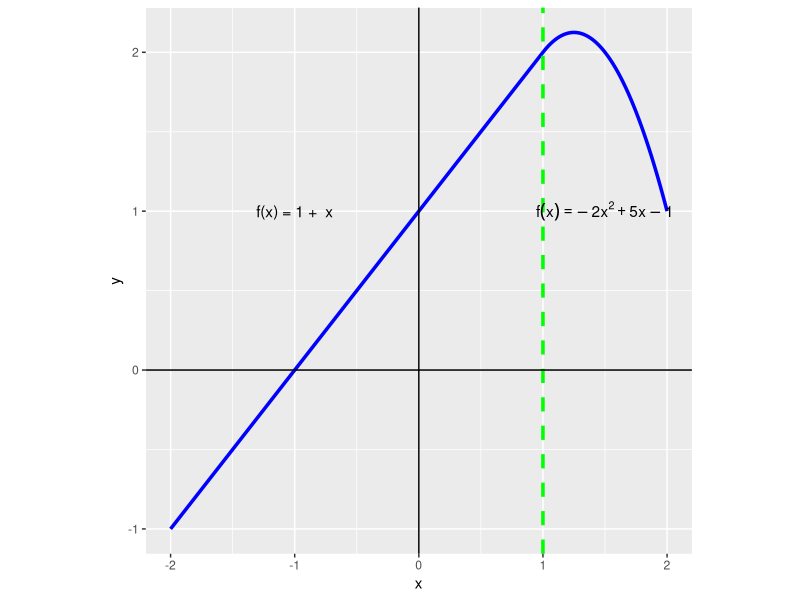
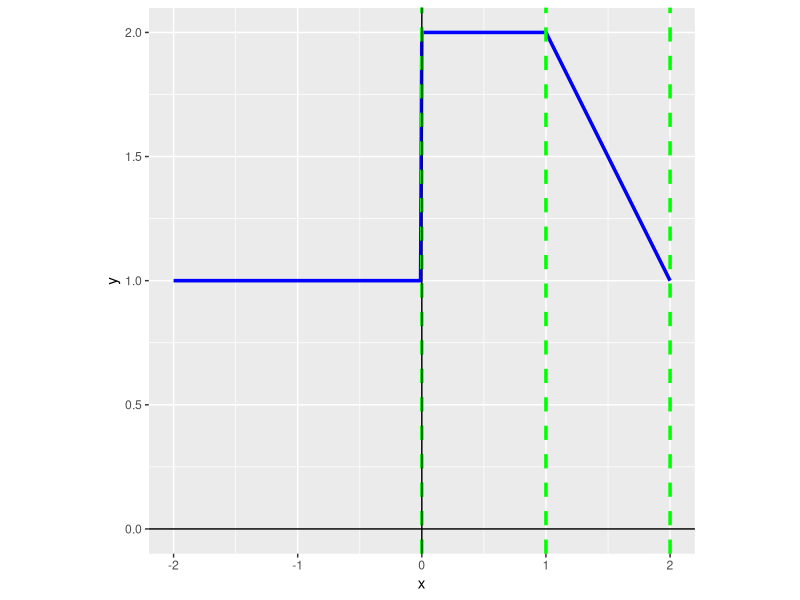

These charts were generated, in order, by the following R code:
## ---- chunk 1

f <- function(x) {
    1 + x + -2 * (x - 1)^2 * (x >= 1)
}

x <- seq(-2,2,0.01)

df <- data.frame(x,y =f(x))


library(ggplot2)

ggplot(
    df,
    aes(x = x, y = y)
) +
geom_line(
    colour = "blue",
    size = 1.2
) +
geom_vline(
    xintercept = 1,
    colour = "green",
    size = 1.2,
    linetype = "dashed"
) +
geom_vline(xintercept = 0) +
geom_hline(yintercept = 0) +
annotate(
    "text",
    x = -1,
    y = 1,
    label = "f(x) = 1 +  x",
    parse = FALSE
) + 
annotate(
    "text",
    x = 1.5,
    y = 1,
    label = "f(x) == -2*x^{2} +5 *x -1",
    parse = TRUE
) +
theme(
    aspect.ratio = 1
)

## ---- chunk 2

f <- function(x) {
    1 + (x >= 0 & x <= 2) - (x-1)*(x >= 1 & x <= 2) + 3 * (x-3)*(x >= 3 & x <=4) + x*(x > 4 & x <= 5)
}

x <- seq(-2,2,0.01)

df <- data.frame(x,y =f(x))


library(ggplot2)

ggplot(
    df,
    aes(x = x, y = y)
) +
geom_line(
    colour = "blue",
    size = 1.2
) +
geom_vline(
    xintercept = 1,
    colour = "green",
    size = 1.2,
    linetype = "dashed"
) +
geom_vline(
    xintercept = 2,
    colour = "green",
    size = 1.2,
    linetype = "dashed"
) + 
geom_vline(
    xintercept = 0,
    colour = "green",
    size = 1.2,
    linetype = "dashed"
) +
geom_vline(xintercept = 0) +
geom_hline(yintercept = 0) +
theme(
    aspect.ratio = 1
)

